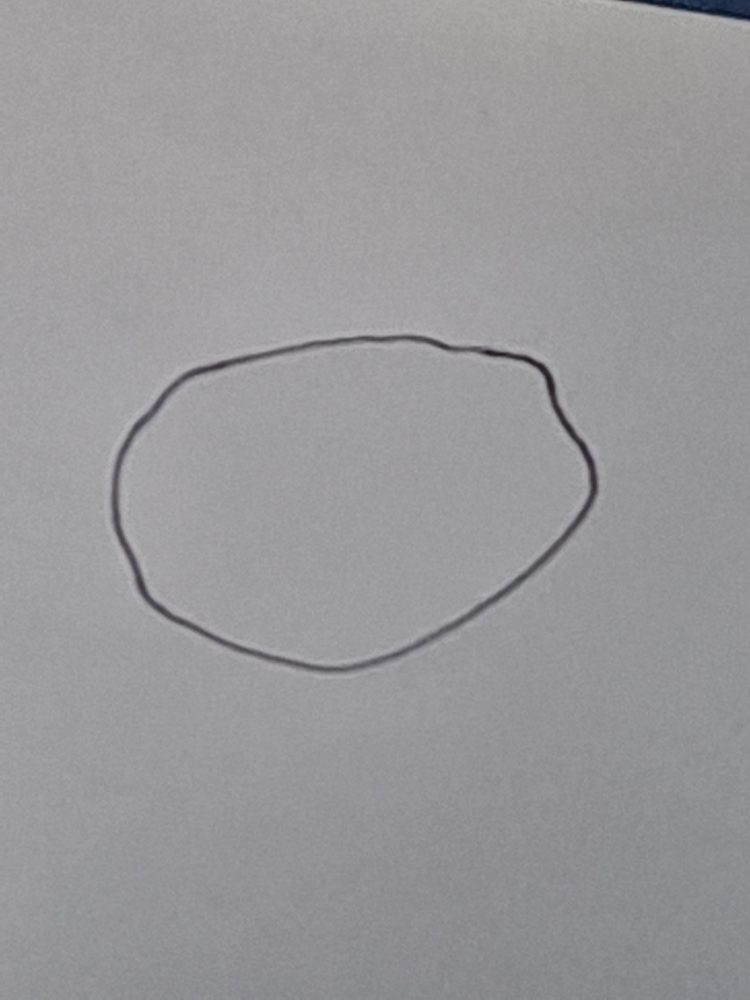
#> input picture average.jpg, 3000 x 4000 px (shown at 1/4 size)
$ python -i size_equalize.py   (imports and definitions only)
#> lines starting #> are read from the running program, lines starting #| are printed output that depends on the picture; after the words box and inside, x2 and y2 are one past the last pixel; in counts of white or black regions, pixels touching at a corner belong together
#> further down, picture is the input picture: shape (4000, 3000, 3); mean B, G, R 155.3, 152.5, 153.2
import cv2
import math
import numpy as np
from skimage.draw import line # 한 직선에 있는 모든 픽셀을 포함해 반환하는 함수 ex) (1,1000),(2,1000),(3,1000),(4,1000) ... (999,1000),(1000,1000)
import os

IMAGESIZE = 1000


def get_extreme_points(img : cv2.typing.MatLike):
    gray = cv2.cvtColor(img.copy(), cv2.COLOR_BGR2GRAY)

    # 도형 외곽선 구하기
    edges = cv2.Canny(gray.copy(), 35, 55, L2gradient = True) # Canny Edge
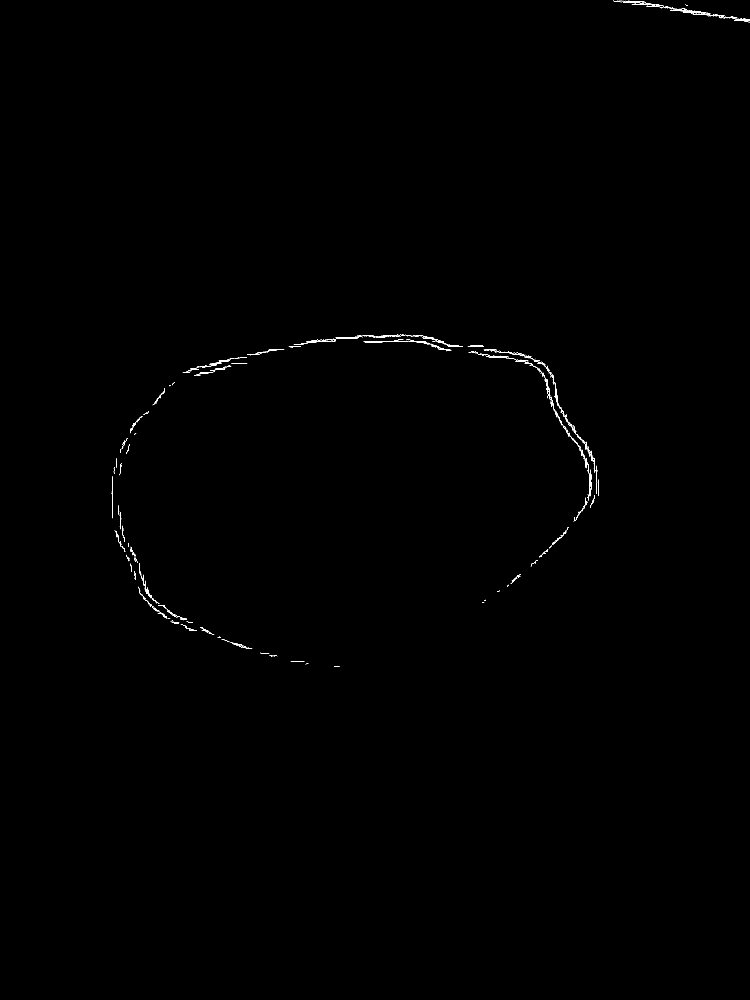
#> edges: shape (4000, 3000) (shown at 1/4 size); 0.11% white in thin lines or dots, all inside (x1, y1, x2, y2) = (446, 1, 3000, 2668)
    edges = cv2.dilate(edges.copy(), cv2.getStructuringElement(cv2.MORPH_RECT, (4,4))) # 팽창
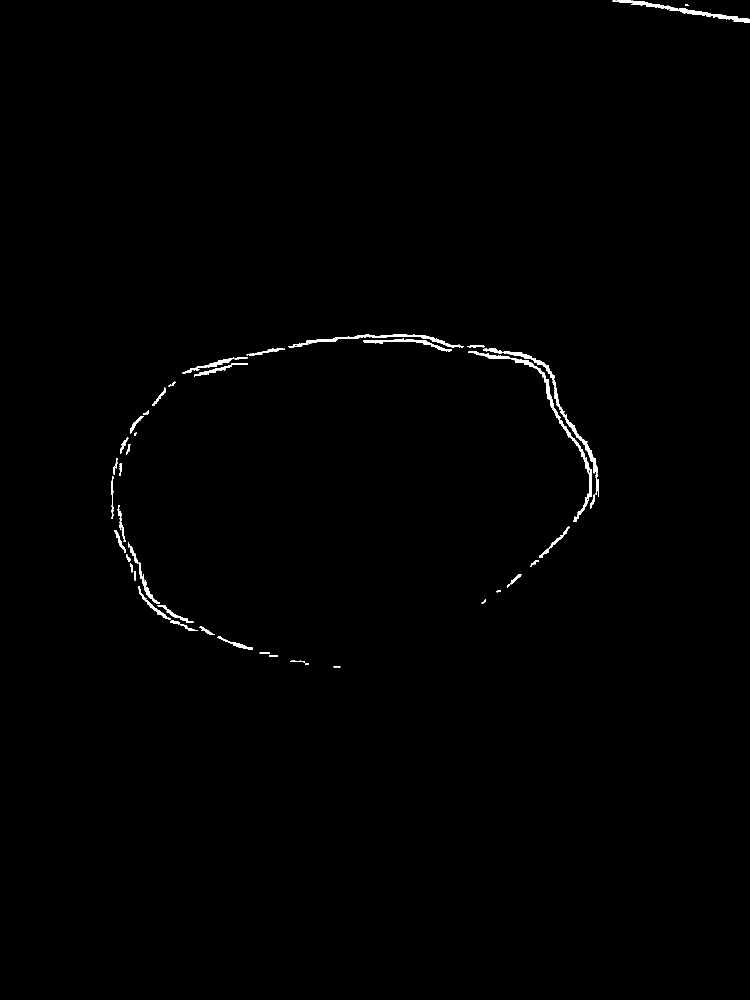
#> edges: shape (4000, 3000) (shown at 1/4 size); 0.46% white; 61 white regions, largest, box (x1, y1, x2, y2) and area: (1934, 1395, 2396, 1986) 8152, (1873, 1405, 2357, 1896) 7018, (2451, 0, 3000, 91) 6404
    edges = cv2.morphologyEx(edges.copy(), cv2.MORPH_OPEN, (25,25)) # Opening 연산
#> edges: shape (4000, 3000); 0.46% white; 61 white regions, largest, box (x1, y1, x2, y2) and area: (1934, 1396, 2396, 1987) 8152, (1873, 1406, 2357, 1897) 7018, (2451, 0, 3000, 92) 6408
    edges = cv2.medianBlur(edges.copy(), 11) # 평균 블러링
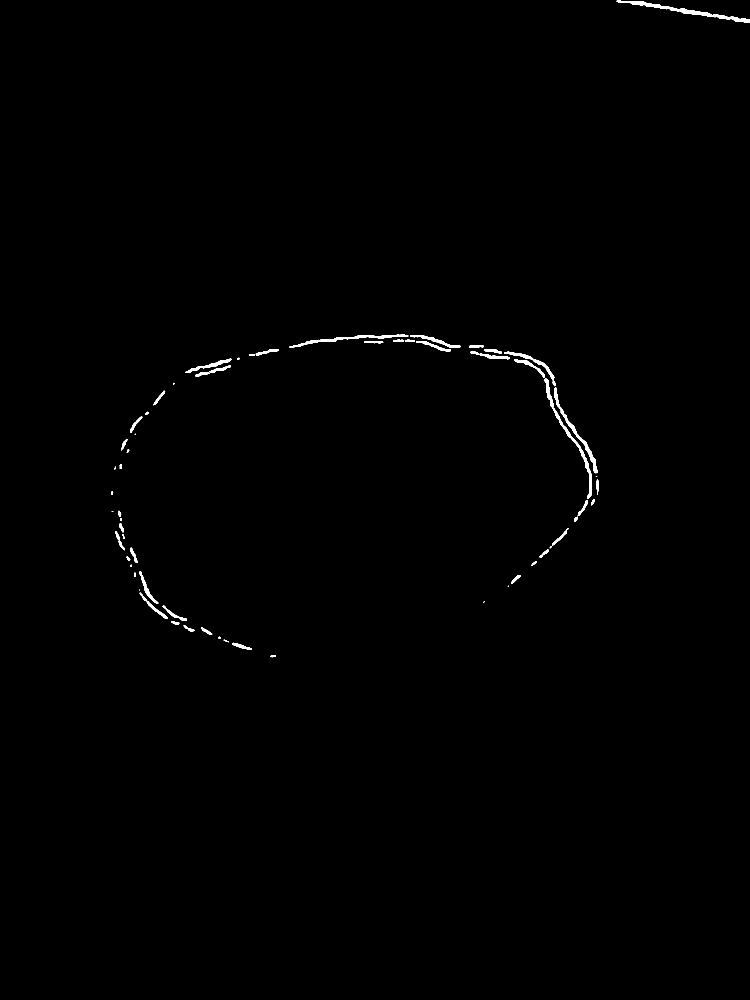
#> edges: shape (4000, 3000) (shown at 1/4 size); 0.39% white; 66 white regions (7 under 20 px), largest, box (x1, y1, x2, y2) and area: (2178, 1514, 2367, 1995) 5040, (2467, 0, 2847, 68) 4496, (2218, 1551, 2391, 1893) 4042
    edges = cv2.blur(edges.copy(), (15, 15)) # 블러링
    _, edges = cv2.threshold(edges.copy(), 10, 255, cv2.THRESH_BINARY) # 임계값 상승
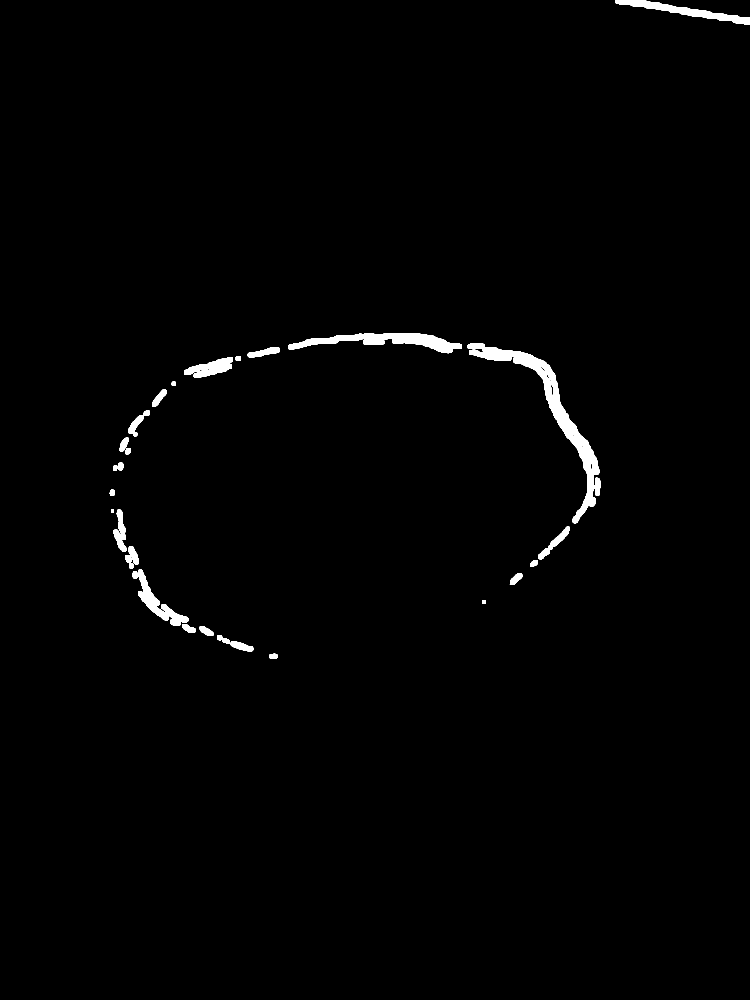
#> edges: shape (4000, 3000) (shown at 1/4 size); 1.1% white; 32 white regions, largest, box (x1, y1, x2, y2) and area: (1871, 1374, 2397, 2093) 42950, (1153, 1332, 1848, 1413) 22674, (2461, 0, 3000, 99) 13830
    edges = cv2.erode(edges, cv2.getStructuringElement(cv2.MORPH_RECT, (15,15)), iterations = 1) # 축소
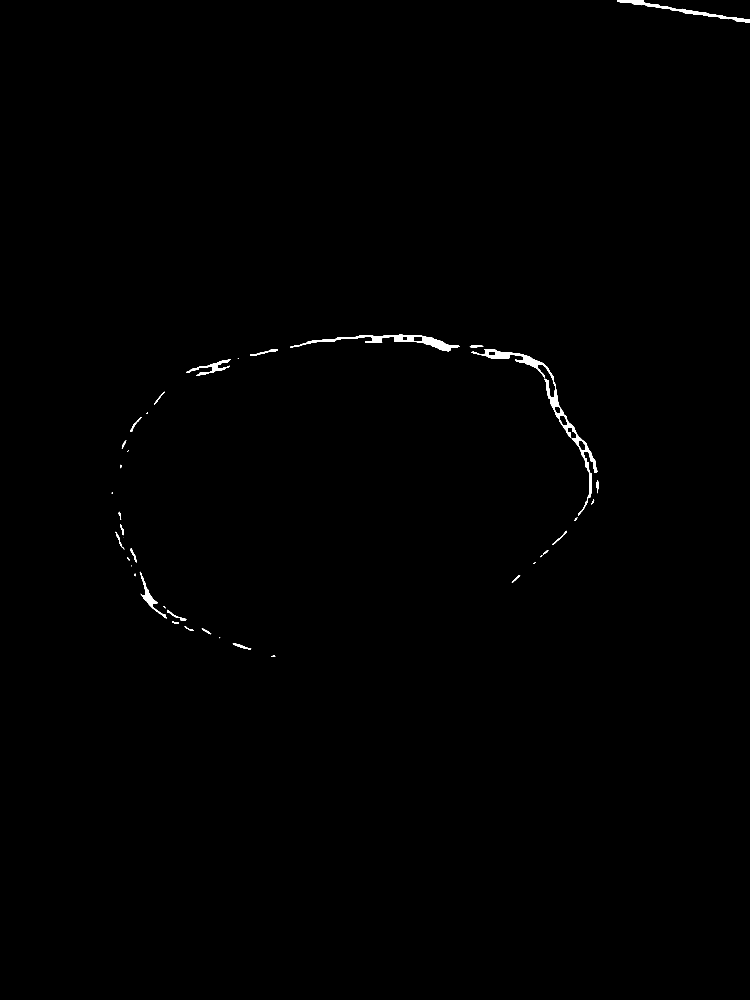
#> edges: shape (4000, 3000) (shown at 1/4 size); 0.34% white; 40 white regions (5 under 20 px)
    contours, _ = cv2.findContours(edges.copy(), cv2.RETR_LIST, cv2.CHAIN_APPROX_NONE) # 외곽선 도출
#> contours = 46 contours, 10 with area under 20; largest, box (x1, y1, x2, y2) and area: (1885, 1396, 2390, 2062) 15997, (1161, 1339, 1839, 1405) 9705, (2468, 0, 3000, 91) 5323, (559, 2287, 667, 2473) 2286, (744, 1437, 923, 1504) 2144
    result_contours = contours
#> result_contours has the same summary as contours


    # cv2.imshow("", cv2.drawContours(gray.copy(), result_contours, -1, 0, 3))
    # cv2.waitKey()
    # cv2.destroyAllWindows()


    # 일정 넓이 이상을 가지는 외곽선만 사용
    result_contour_size = 5000
    real_contours = []
    for cnt in result_contours:
        if cv2.contourArea(cnt) >= result_contour_size:
            real_contours.append(cnt)
#> this loop made 46 passes
#> cnt on pass 19: [[495, 2149]]
#> after the loop, real_contours = 3 contours; box (x1, y1, x2, y2) and area: (1885, 1396, 2390, 2062) 15997, (1161, 1339, 1839, 1405) 9705, (2468, 0, 3000, 91) 5323


    biggest = real_contours[0]
#> biggest = contour of 2540 points, box (x1, y1, x2, y2) (1885, 1396, 2390, 2062), area 15997
    if (len(real_contours) >= 2):
        for cnt in real_contours:
            if (cv2.contourArea(biggest) <= cv2.contourArea(cnt)):
                biggest = cnt
#> this loop made 3 passes

    # [4 lines of commented-out code are left out]


    min_box = cv2.minAreaRect(biggest) # (외곽선으로 그려진) 원에 외접하는 사각형 하나를 찾음
#> min_box = ((2191.5, 1674.3), (222.7, 780.5), -33.26)
    (x, y), (w, h), _ = min_box
#> x = 2191.5; y = 1674.3; w = 222.7; h = 780.5

    black_back = np.zeros((IMAGESIZE, IMAGESIZE), np.uint8)
    corner_image = cv2.drawContours(black_back.copy(), [cv2.convexHull(biggest)], -1, 255, thickness = 3, lineType = cv2.LINE_AA)
#> corner_image: shape (1000, 1000); every value is 0
    draw_cnt = cv2.drawContours(gray.copy(), [cv2.convexHull(biggest)], -1, 255, thickness = 3, lineType = cv2.LINE_AA)
    # min_box = cv2.boxPoints(min_box)
    # # print(min_box)
    # min_box = np.intp(min_box)
    # minbox_image = cv2.drawContours(draw_cnt.copy(), [min_box], -1, 150, 3, lineType = cv2.LINE_AA)


    # 가장 짧은 선분 기준으로 특이점 찾음
    shortest_len = h
#> shortest_len = 780.5

    if (shortest_len > w):
        shortest_len = w
#> shortest_len = 222.7

    # cv2.imshow("",minbox_image)
    # cv2.waitKey()
    # cv2.destroyAllWindows()

    corners = cv2.goodFeaturesToTrack(corner_image, 8, 0.03, shortest_len // 3, blockSize = 10)
#> corners = None


    real_corners = []

    # 실제로 꼭짓점으로 평가 가능한 점인지 다른 점들과의 각도를 이용해 선별
    for corner in corners:
        # print(corner)
        # (int(corner[0][0]), int(corner[0][1]))
        counter = 0

        for other in corners:
            if ((other[0][0] == corner[0][0]) & (other[0][1] == corner[0][1])):
                continue
            degree = (180.0 / math.pi) * math.atan2(other[0][1] - corner[0][1], other[0][0] - corner[0][0]) # result : -PI ~ PI
            degree = math.floor(degree)
            # print(corner, degree)
            if ( ((degree >= 80) & (degree <= 110)) # 1사분, 2사분면 사이의 각
                | ((degree <= 0) & (degree >= -10)) # 1사분, 4사분면 사이의 위의 각
                | ((degree >= 0) & (degree <= 10)) # 1사분, 4사분면 사이의 아래의 각
                | ((degree >= 170) & (degree <= 180)) # 2사분, 4사분면 사이의 위의 각
                | ((degree >= -180) & (degree <= -170)) # 2사분, 4사분면 사이의 아래의 각
                | ((degree <= -80) & (degree >= -110)) ) : # 3사분, 4사분면 사이의 각
                counter += 1 # 유효한 각

        if (counter >= 2):
            # print("yes")
            cv2.circle(corner_image, (int(corner[0][0]), int(corner[0][1])), 5, 150, thickness = 2)
            cv2.circle(draw_cnt, (int(corner[0][0]), int(corner[0][1])), 5, (0, 0, 255), thickness = 2)
            real_corners.append(corner)
#> this loop made 0 passes
#> after the loop, real_corners = []
        # [9 lines of commented-out code are left out]
    result_corners = []

    # 각각의 4개의 꼭짓점을 위치별로 분류해 반환함.
    left_up = [IMAGESIZE, IMAGESIZE] # 왼쪽 위 ( 비교 위해 오른쪽 아래로 )
    left_down = [IMAGESIZE, 0] # 왼쪽 아래 ( 비교 위해 오른쪽 위로)
    right_up = [0, IMAGESIZE] # 오른쪽 위 ( 비교 위해 왼쪽 아래로 )
    right_down = [0, 0] # 오른쪽 아래 ( 비교 위해 왼쪽 위로 )

    gap = 80

    for point in real_corners:
        left_up_x = (left_up[0] >= (point[0][0] + gap)) | (left_up[0] >= (point[0][0] - gap))
        left_up_y = (left_up[1] >= (point[0][1] + gap)) | (left_up[1] >= (point[0][1] - gap))

        left_down_x = (left_down[0] >= (point[0][0] + gap)) | (left_down[0] >= (point[0][0] - gap))
        left_down_y = (left_down[1] <= (point[0][1] + gap)) | (left_down[1] <= (point[0][1] - gap))

        right_up_x = (right_up[0] <= (point[0][0] + gap)) | (right_up[0] <= (point[0][0] - gap))
        right_up_y = (right_up[1] >= (point[0][1] + gap)) | (right_up[1] >= (point[0][1] - gap))

        right_down_x = (right_down[0] <= (point[0][0] + gap)) | (right_down[0] <= (point[0][0] - gap))
        right_down_y = (right_down[1] <= (point[0][1] + gap)) | (right_down[1] <= (point[0][1] - gap))

        if left_up_x & left_up_y: # 왼쪽 위
            left_up[0] = point[0][0]
            left_up[1] = point[0][1]
        if left_down_x & left_down_y: # 왼쪽 아래
            left_down[0] = point[0][0]
            left_down[1] = point[0][1]
        if right_up_x & right_up_y: # 오른쪽 위
            right_up[0] = point[0][0]
            right_up[1] = point[0][1]
        if right_down_x & right_down_y: # 오른쪽 아래
            right_down[0] = point[0][0]
            right_down[1] = point[0][1]
    result_corners.append(left_up)
    result_corners.append(left_down)
    result_corners.append(right_up)
    result_corners.append(right_down)
    return result_corners

>>> import cv2
>>> picture = cv2.imread('../average.jpg')
#> (the run stopped early here; a loop or call above may not have finished)

$ run again, on user.jpg
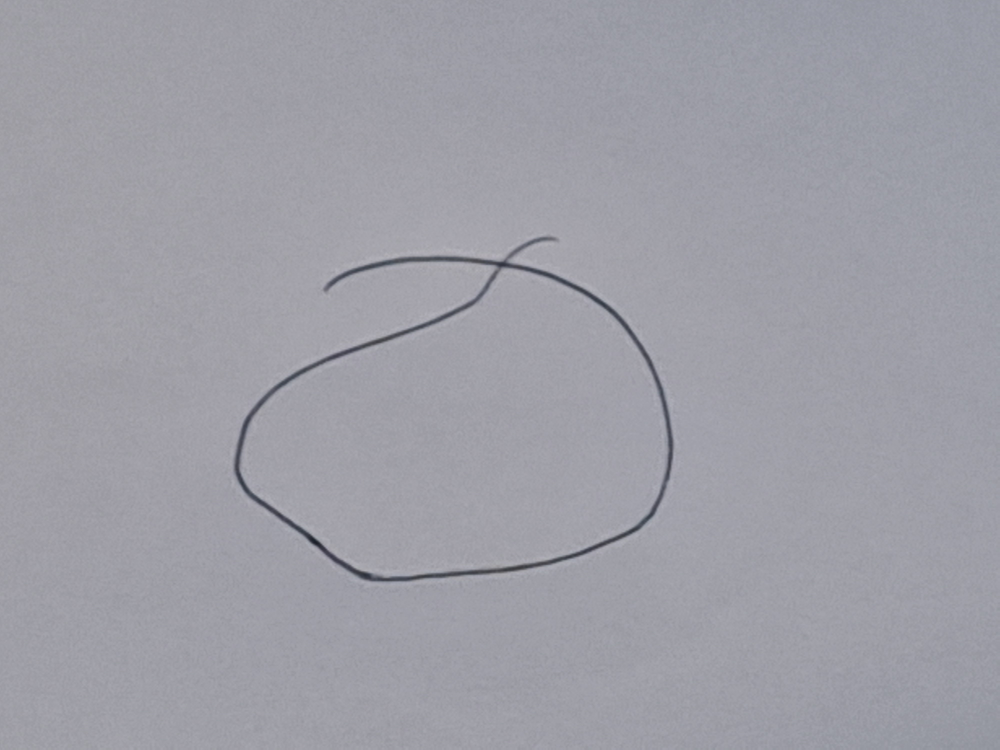
#> input picture user.jpg, 4000 x 3000 px (shown at 1/4 size)
#> picture is the input picture: shape (3000, 4000, 3); mean B, G, R 166.7, 158.2, 158.3
#> in get_extreme_points, `edges = cv2.Canny(gray.copy(), 35, 55, L2gradient = True)`:
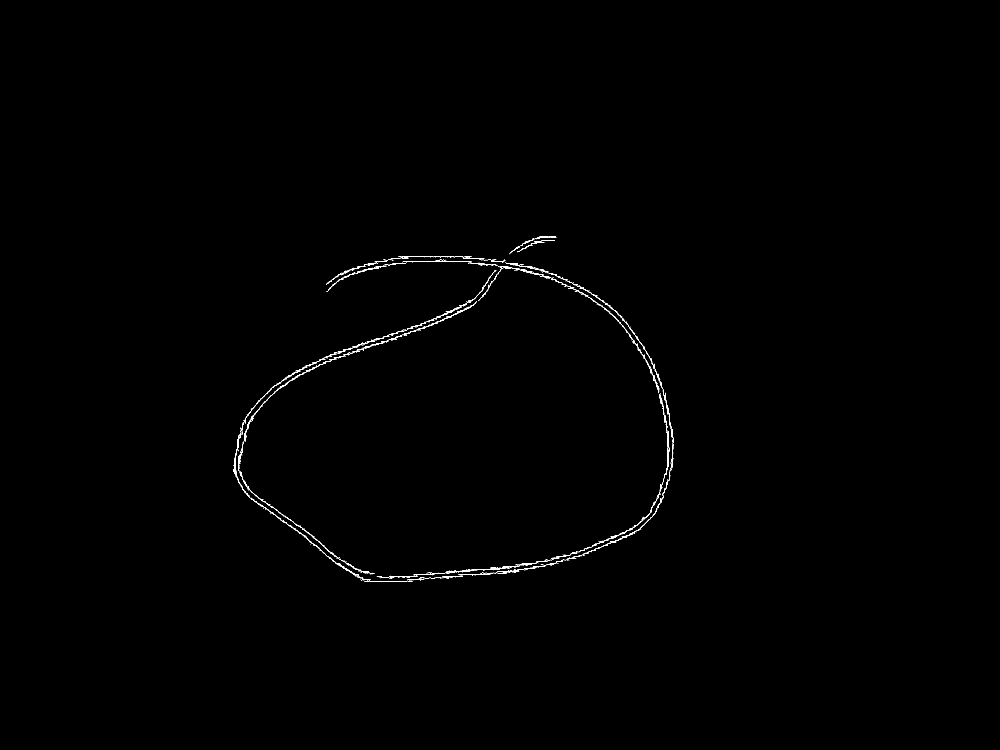
#> edges: shape (3000, 4000) (shown at 1/4 size); 0.18% white in thin lines or dots, all inside (x1, y1, x2, y2) = (933, 946, 2696, 2327)
#> in get_extreme_points, `edges = cv2.erode(edges, cv2.getStructuringElement(cv2.MORPH_RECT, (15..`:
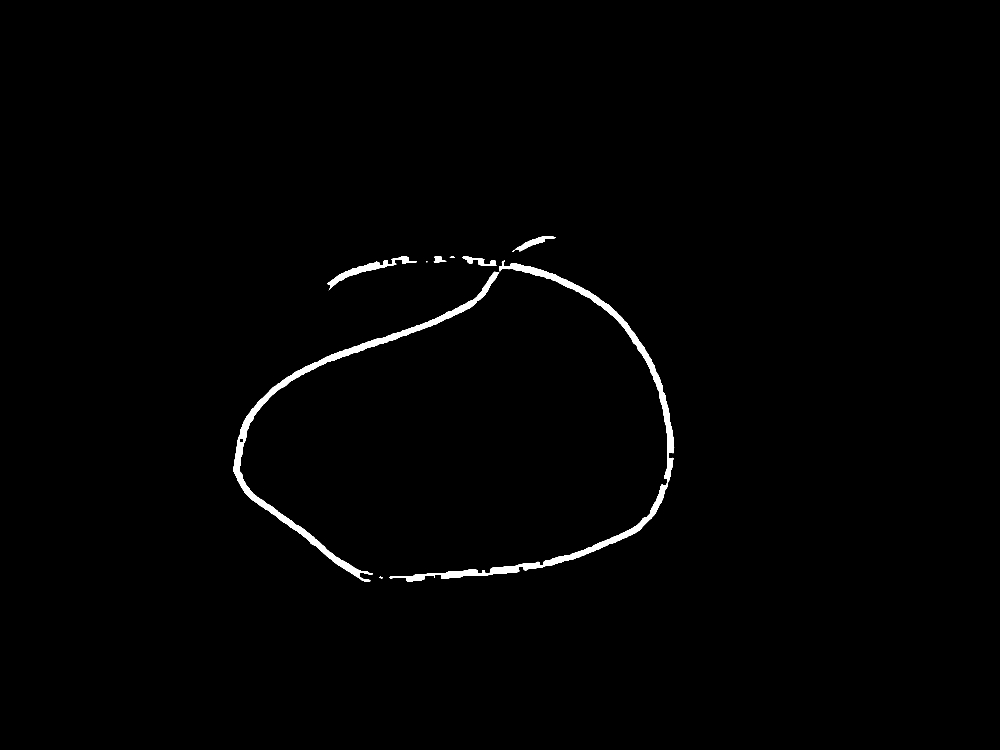
#> edges: shape (3000, 4000) (shown at 1/4 size); 0.92% white; 9 white regions (1 under 20 px)
#> contours = 10 contours, 1 with area under 20; largest, box (x1, y1, x2, y2) and area: (1558, 1042, 2697, 2328) 48710, (933, 1087, 1997, 2328) 44662, (1310, 1026, 1667, 1161) 6620, (2048, 946, 2222, 1008) 2459, (1849, 1026, 1986, 1064) 1844
#> result_contours has the same summary as contours
#> the loop in get_extreme_points, `for cnt in result_contours:` made 10 passes
#> after the loop in get_extreme_points, `for cnt in result_contours:`: real_contours = 3 contours; box (x1, y1, x2, y2) and area: (1558, 1042, 2697, 2328) 48710, (933, 1087, 1997, 2328) 44662, (1310, 1026, 1667, 1161) 6620
#> in get_extreme_points, `biggest = real_contours[0]`: biggest = contour of 3827 points, box (x1, y1, x2, y2) (933, 1087, 1997, 2328), area 44662
#> the loop in get_extreme_points, `for cnt in real_contours:` made 3 passes
#> after the loop in get_extreme_points, `for cnt in real_contours:`: biggest = contour of 4940 points, box (x1, y1, x2, y2) (1558, 1042, 2697, 2328), area 48710
#> min_box = ((2221.2, 1822.2), (1365.1, 926.4), -70.55)
#> x = 2221.2; y = 1822.2; w = 1365.1; h = 926.4
#> corner_image: shape (1000, 1000); every value is 0
#> corners = None
#> after the loop in get_extreme_points, `for corner in corners:`: real_corners = []
